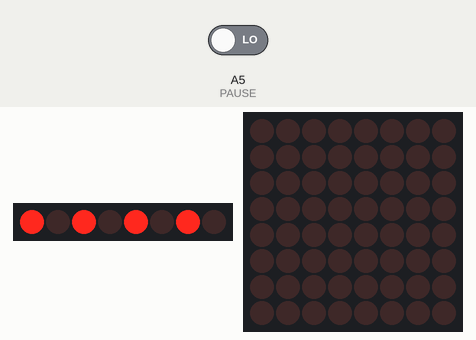
A sketch run on a simulated Arduino Uno, built with avr-gcc and run on an emulated ATmega328P. On the bench: 8 shift-register outputs drawn as a row of LEDs (first output left, lit = HIGH), 8×8 LED matrix. Wiring (inferred from the names in the program): MAX7219 LED driver (orientation assumed): data A2; clock A1; CS A0; shift register (74HC595): data pin 5; shift clock A3; latch pin 7; OE pin 4. Wiring (inferred from the signals the program sends): row of LEDs: on Q0, Q1, Q2, Q3, Q4, Q5, Q6, Q7. The test bench sets the inputs (shaded band); at power-on: A5 (PAUSE) LOW. What the sketch prints to the serial monitor is not drawn.

Above: at 0.1 s.
At 1.2 s:
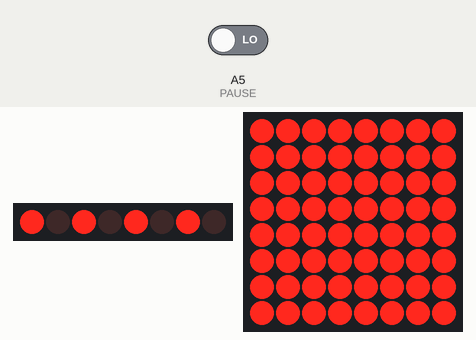
1.3 s: A5 (PAUSE) driven HIGH
Timing chart, 0 to 4.3 s (numbered marks = the images above; inputs shaded):
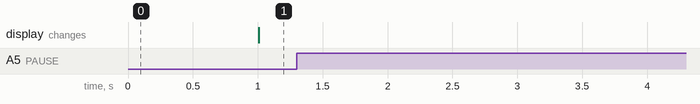

The sketch:

MMU_Tester.ino
```cpp
// Used to set clock prescaler
#include <avr/power.h>

#define UNKNOWN_DIRECTION 0xff
#define MAX_COMMAND_LINE_LENGTH 20
#define MAX_GIVE_UP 20
#define ADDRESS_ARRAY_SIZE 4
#define DATA_ARRAY_SIZE 2
#define EPROM_ARRAY_SIZE 2
#define MAX_EPROM_NAME_SIZE 6
#define MAX_NUMBER_OF_PARTS 4
#define MAX_SIZE_OF_A_PART 8


// Define pins used for the shift register
const int SHIFT_ENABLE = A0;  // Move buffer to register pin
const int SHIFT_CLK = A1;     // Shift register clock pin
const int SHIFT_DATA = A2;    // Shift register data pin

// Define pins used to control access to UVEPROM
const int WRITE_ENABLE = A3;
const int OUTPUT_ENABLE = 4; // Use A4 in later boards
const int PAUSE = A5;

const int DATA_BIT_0 = 5;   // Data bit 0 pin
const int DATA_BIT_1 = 6;   // Data bit 1 pin
const int DATA_BIT_2 = 7;   // Data bit 2 pin
const int DATA_BIT_3 = 8;   // Data bit 3 pin
const int DATA_BIT_4 = 9;   // Data bit 4 pin
const int DATA_BIT_5 = 10;  // Data bit 5 pin
const int DATA_BIT_6 = 11;  // Data bit 6 pin
const int DATA_BIT_7 = 12;  // Data bit 7 pin

const int DATA_PIN_ARRAY[8] = { DATA_BIT_0, DATA_BIT_1, DATA_BIT_2, DATA_BIT_3, DATA_BIT_4, DATA_BIT_5, DATA_BIT_6, DATA_BIT_7 };
const int DATA_MASK_ARRAY[8] = { 0b00000001, 0b00000010, 0b00000100, 0b00001000, 0b00010000, 0b00100000, 0b01000000, 0b10000000 };


#define ADDRESS_BIT_0 0x1
#define ADDRESS_BIT_1 0x2
#define ADDRESS_BIT_2 0x4
#define ADDRESS_BIT_3 0x8
#define ADDRESS_BIT_4 0x10
#define ADDRESS_BIT_5 0x20
#define ADDRESS_BIT_6 0x40
#define ADDRESS_BIT_7 0x80
#define ADDRESS_BIT_8 0x100
#define ADDRESS_BIT_9 0x200
#define ADDRESS_BIT_10 0x400
#define ADDRESS_BIT_11 0x800
#define ADDRESS_BIT_12 0x1000
#define ADDRESS_BIT_13 0x2000
#define ADDRESS_BIT_14 0x4000
#define ADDRESS_BIT_15 0x8000

// Global variables
int dataDirection = 9999;

// Check pause
void checkPause() {
  while(digitalRead(PAUSE) > 0) {
    Serial.println("Pause...");
    delay(1000);
  }
}

// Set the address we need to read from or write to
void setAddress(long address) {
  address = address & 0x0000ffff;
  byte low = address % 0x0100;
  byte high = (address - low) / 0x0100;
  digitalWrite(SHIFT_ENABLE, LOW);
  shiftOut(SHIFT_DATA, SHIFT_CLK, MSBFIRST, high);
  shiftOut(SHIFT_DATA, SHIFT_CLK, MSBFIRST, low);
  digitalWrite(SHIFT_ENABLE, HIGH);
  return;
}

// Set the direction of the data pins
void setDataDirection(int direction) {
  if (dataDirection != direction) {
    for (int i = 0; i < 8; i++) {
      pinMode(DATA_PIN_ARRAY[i],  direction);
    }
    dataDirection = direction;
  }
  return;
}

void setDataByte(int value) {
  value = value & 0x000000ff;
  for (int i = 0; i < 8; i++) {
    if ((value & DATA_MASK_ARRAY[i]) == 0) {
      digitalWrite(DATA_PIN_ARRAY[i], LOW);
    } else {
      digitalWrite(DATA_PIN_ARRAY[i], HIGH);
    }
  }
  return;
}

int getDataByte() {
  int value = 0;
  for (int i = 0; i < 8; i++) {
    value += (digitalRead(DATA_PIN_ARRAY[i]) * DATA_MASK_ARRAY[i]);
  }
  return value;
}

int readByte(long address) {
  checkPause();
  setAddress(address);
  setDataDirection(INPUT);
  digitalWrite(OUTPUT_ENABLE, HIGH);
  delayMicroseconds(1);
  int value = getDataByte();
  digitalWrite(OUTPUT_ENABLE, LOW);
  return value;
}

void writeByte(long address, int value) {
  checkPause();
  setAddress(address);
  setDataDirection(OUTPUT);
  setDataByte(value);
  digitalWrite(WRITE_ENABLE, HIGH);
  delayMicroseconds(1);
  digitalWrite(WRITE_ENABLE, LOW);
  return;
}


void setup() {
  // Set up the serial link
  clock_prescale_set(clock_div_2);
  Serial.begin(115200);
  Serial.setTimeout(20);

  // Set up the pins
  pinMode(SHIFT_ENABLE, OUTPUT);
  pinMode(SHIFT_CLK, OUTPUT);
  pinMode(SHIFT_DATA, OUTPUT);
  pinMode(OUTPUT_ENABLE, OUTPUT);
  pinMode(WRITE_ENABLE, OUTPUT);
  pinMode(PAUSE, INPUT);

  digitalWrite(OUTPUT_ENABLE, LOW);
  digitalWrite(WRITE_ENABLE, LOW);


  // Set up the data control pins
  dataDirection = UNKNOWN_DIRECTION;
  setDataDirection(INPUT);
  setAddress(0);

  // Display message
  Serial.println("Starting...");
  return;
}

void loop() {
  for (long i=0; i<0xff00; i++) {
    writeByte(i, i & 0x00ff);
  }
  for (long i=0; i<0xff00; i++) {
    int j = readByte(i);
    if (i != i & 0x00ff) {
      Serial.print(i);
    }
  }
  Serial.println("Memory test done...");
  delay(1000);
  Serial.println(readByte(0xff01));
  Serial.println("Done...");
  while(1) {}
  return;
}
```

Measured:
- after the input at 1.3 s, every drawn part: stays the same
